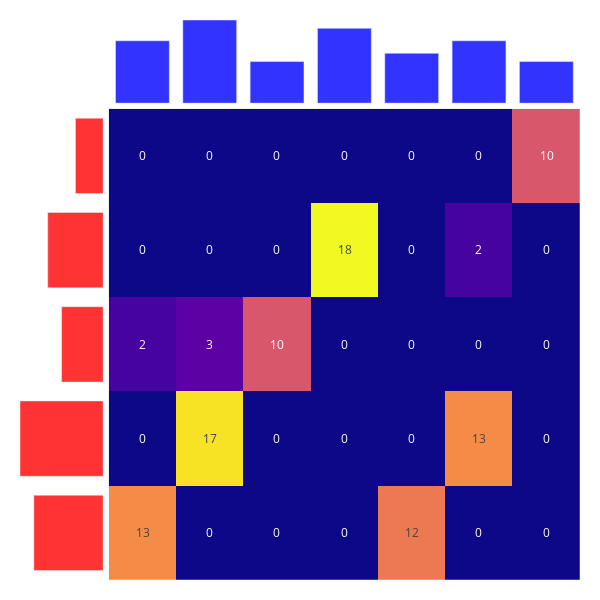

The code cell stored with this chart in its notebook:
### Code cell
discrete_kantorovich(x, y, C)

### Figure 1 — Plotly figure (JSON) as saved in the notebook; plotly's stock layout.template omitted (floating-point values rounded to 4 significant figures)
{"data": [{"marker": {"color": "red"}, "opacity": 0.8, "orientation": "h", "type": "bar", "x": [25, 30, 15, 20, 10], "xaxis": "x2", "y": [0, 1, 2, 3, 4], "yaxis": "y2"}, {"marker": {"color": "blue"}, "opacity": 0.8, "type": "bar", "x": [0, 1, 2, 3, 4, 5, 6], "xaxis": "x", "y": [15, 20, 10, 18, 12, 15, 10], "yaxis": "y"}, {"showscale": false, "text": [["13", "0", "0", "0", "12", "0", "0"], ["0", "17", "0", "0", "0", "13", "0"], ["2", "3", "10", "0", "0", "0", "0"], ["0", "0", "0", "18", "0", "2", "0"], ["0", "0", "0", "0", "0", "0", "10"]], "texttemplate": "%{text}", "type": "heatmap", "xaxis": "x3", "yaxis": "y3", "z": [[13, 0, 0, 0, 12, 0, 0], [0, 17, 0, 0, 0, 13, 0], [2, 3, 10, 0, 0, 0, 0], [0, 0, 0, 18, 0, 2, 0], [0, 0, 0, 0, 0, 0, 10]]}], "layout": {"height": 600, "margin": {"b": 20, "l": 20, "r": 20, "t": 20}, "paper_bgcolor": "white", "plot_bgcolor": "white", "showlegend": false, "width": 600, "xaxis": {"anchor": "y", "domain": [0.1585, 1], "range": [-0.5, 6.5], "showgrid": false, "showticklabels": false, "type": "linear"}, "xaxis2": {"anchor": "y2", "domain": [0, 0.1485], "range": [30, 0], "showgrid": false, "showticklabels": false, "type": "linear"}, "xaxis3": {"anchor": "y3", "autorange": true, "domain": [0.1585, 1], "range": [-0.5, 6.5], "showgrid": false, "showticklabels": false}, "yaxis": {"anchor": "x", "domain": [0.8515, 1], "range": [0, 20], "showgrid": false, "showticklabels": false, "type": "linear"}, "yaxis2": {"anchor": "x2", "domain": [0, 0.8415], "range": [-0.5, 4.5], "showgrid": false, "showticklabels": false, "type": "linear"}, "yaxis3": {"anchor": "x3", "autorange": true, "domain": [0, 0.8415], "range": [-0.5, 4.5], "showgrid": false, "showticklabels": false}}}
